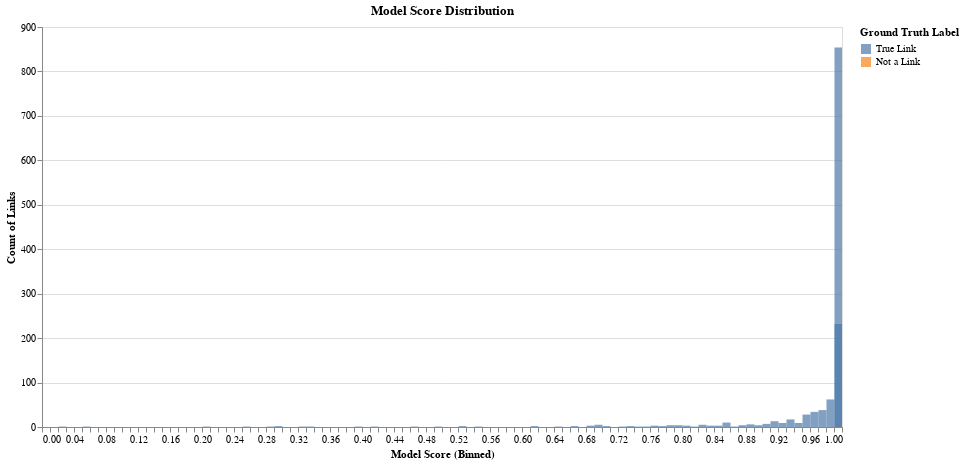

This figure's notebook cell:
### Code cell
tutorial.plot_model_score_distribution(df_predictions)

### Figure 1 — Vega-Lite specification as saved in the notebook (floating-point values rounded to 4 significant figures)
{"config": {"view": {"continuousWidth": 400, "continuousHeight": 300}}, "data": {"name": "data-fb1e066bb84a061f26c9f1d8fd3ed8d0"}, "mark": {"type": "bar", "binSpacing": 0, "opacity": 0.7}, "encoding": {"color": {"type": "nominal", "field": "ground_truth", "legend": {"title": "Ground Truth Label"}, "scale": {"domain": ["True Link", "Not a Link"], "scheme": "tableau10"}}, "opacity": {"condition": {"value": 0.7, "selection": "selector001"}, "value": 0.2}, "tooltip": [{"type": "quantitative", "field": "model_score", "title": "Model Score"}, {"type": "nominal", "field": "ground_truth", "title": "Ground Truth"}, {"type": "quantitative", "field": "count", "title": "Count of Links"}], "x": {"type": "quantitative", "axis": {"tickCount": 5, "title": "Model Score (Binned)"}, "bin": {"extent": [0, 1], "step": 0.01}, "field": "model_score"}, "y": {"type": "quantitative", "axis": {"title": "Count of Links"}, "field": "count", "stack": null}}, "height": 400, "selection": {"selector001": {"type": "multi", "fields": ["ground_truth"], "bind": "legend"}, "selector002": {"type": "interval", "bind": "scales", "encodings": ["x", "y"]}}, "title": "Model Score Distribution", "width": 800, "$schema": "https://vega.github.io/schema/vega-lite/v4.8.1.json", "datasets": {"data-fb1e066bb84a061f26c9f1d8fd3ed8d0": [{"model_score": 0.02, "ground_truth": "True Link", "count": 1}, {"model_score": 0.05, "ground_truth": "True Link", "count": 1}, {"model_score": 0.2, "ground_truth": "True Link", "count": 1}, {"model_score": 0.25, "ground_truth": "True Link", "count": 1}, {"model_score": 0.28, "ground_truth": "True Link", "count": 1}, {"model_score": 0.29, "ground_truth": "True Link", "count": 2}, {"model_score": 0.32, "ground_truth": "True Link", "count": 1}, {"model_score": 0.33, "ground_truth": "True Link", "count": 1}, {"model_score": 0.39, "ground_truth": "True Link", "count": 1}, {"model_score": 0.41, "ground_truth": "True Link", "count": 1}, {"model_score": 0.46, "ground_truth": "True Link", "count": 1}, {"model_score": 0.49, "ground_truth": "True Link", "count": 1}, {"model_score": 0.52, "ground_truth": "True Link", "count": 2}, {"model_score": 0.54, "ground_truth": "True Link", "count": 1}, {"model_score": 0.61, "ground_truth": "True Link", "count": 2}, {"model_score": 0.64, "ground_truth": "True Link", "count": 1}, {"model_score": 0.66, "ground_truth": "True Link", "count": 2}, {"model_score": 0.68, "ground_truth": "True Link", "count": 3}, {"model_score": 0.69, "ground_truth": "True Link", "count": 5}, {"model_score": 0.7, "ground_truth": "True Link", "count": 2}, {"model_score": 0.72, "ground_truth": "True Link", "count": 1}, {"model_score": 0.73, "ground_truth": "True Link", "count": 2}, {"model_score": 0.74, "ground_truth": "True Link", "count": 1}, {"model_score": 0.75, "ground_truth": "True Link", "count": 1}, {"model_score": 0.76, "ground_truth": "True Link", "count": 3}, {"model_score": 0.77, "ground_truth": "True Link", "count": 2}, {"model_score": 0.78, "ground_truth": "True Link", "count": 4}, {"model_score": 0.79, "ground_truth": "True Link", "count": 4}, {"model_score": 0.8, "ground_truth": "True Link", "count": 3}, {"model_score": 0.81, "ground_truth": "True Link", "count": 1}, {"model_score": 0.82, "ground_truth": "True Link", "count": 5}, {"model_score": 0.83, "ground_truth": "True Link", "count": 3}, {"model_score": 0.84, "ground_truth": "True Link", "count": 3}, {"model_score": 0.85, "ground_truth": "True Link", "count": 10}, {"model_score": 0.86, "ground_truth": "True Link", "count": 1}, {"model_score": 0.87, "ground_truth": "True Link", "count": 4}, {"model_score": 0.88, "ground_truth": "True Link", "count": 6}, {"model_score": 0.89, "ground_truth": "True Link", "count": 4}, {"model_score": 0.9, "ground_truth": "True Link", "count": 7}, {"model_score": 0.91, "ground_truth": "True Link", "count": 13}, {"model_score": 0.92, "ground_truth": "True Link", "count": 9}, {"model_score": 0.93, "ground_truth": "True Link", "count": 17}, {"model_score": 0.94, "ground_truth": "True Link", "count": 9}, {"model_score": 0.95, "ground_truth": "True Link", "count": 28}, {"model_score": 0.96, "ground_truth": "True Link", "count": 34}, {"model_score": 0.97, "ground_truth": "True Link", "count": 38}, {"model_score": 0.98, "ground_truth": "True Link", "count": 62}, {"model_score": 0.99, "ground_truth": "True Link", "count": 232}, {"model_score": 1.0, "ground_truth": "Not a Link", "count": 1}, {"model_score": 1.0, "ground_truth": "True Link", "count": 854}]}}
